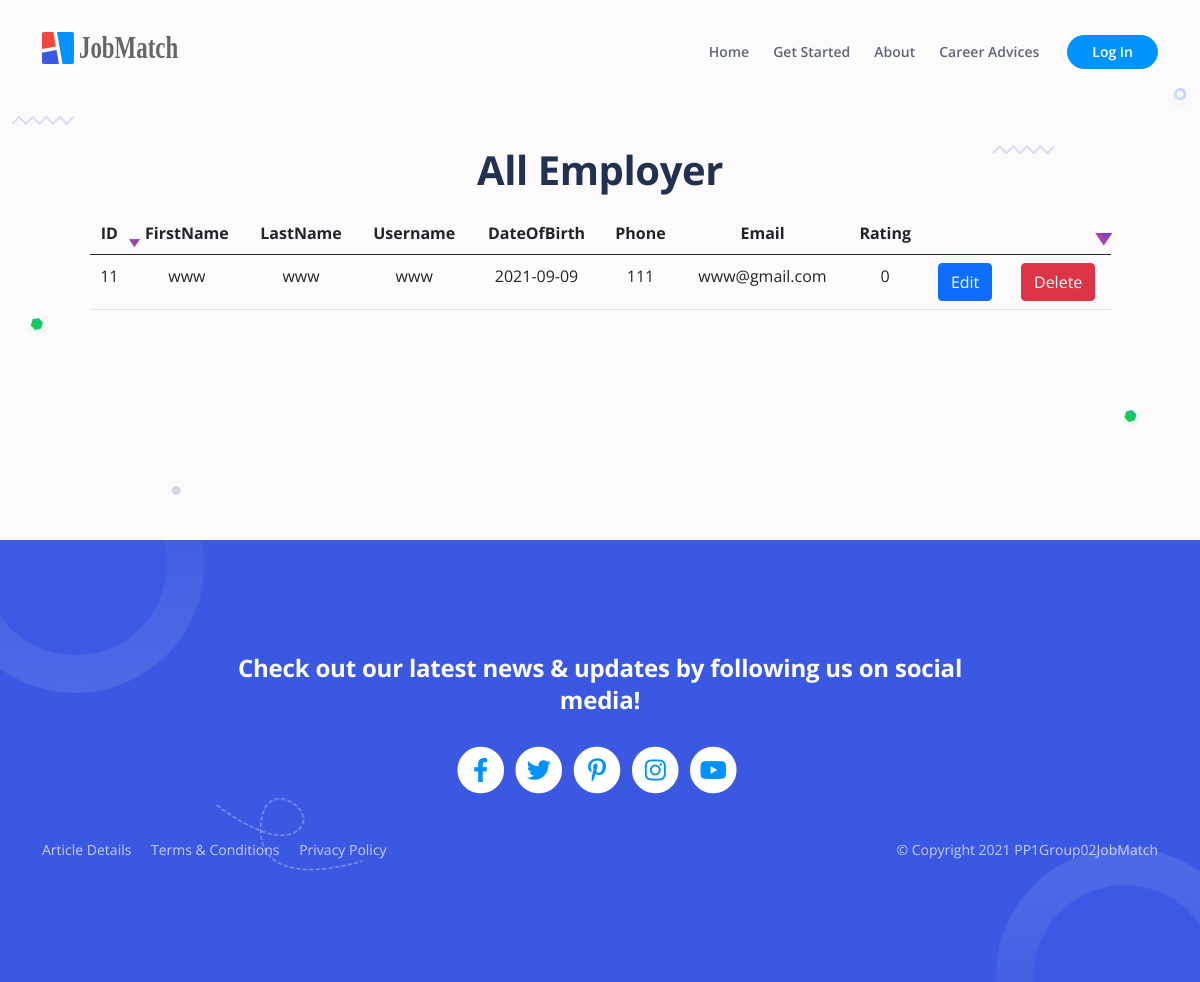
Before: /view/employer_list.php with the older database file.
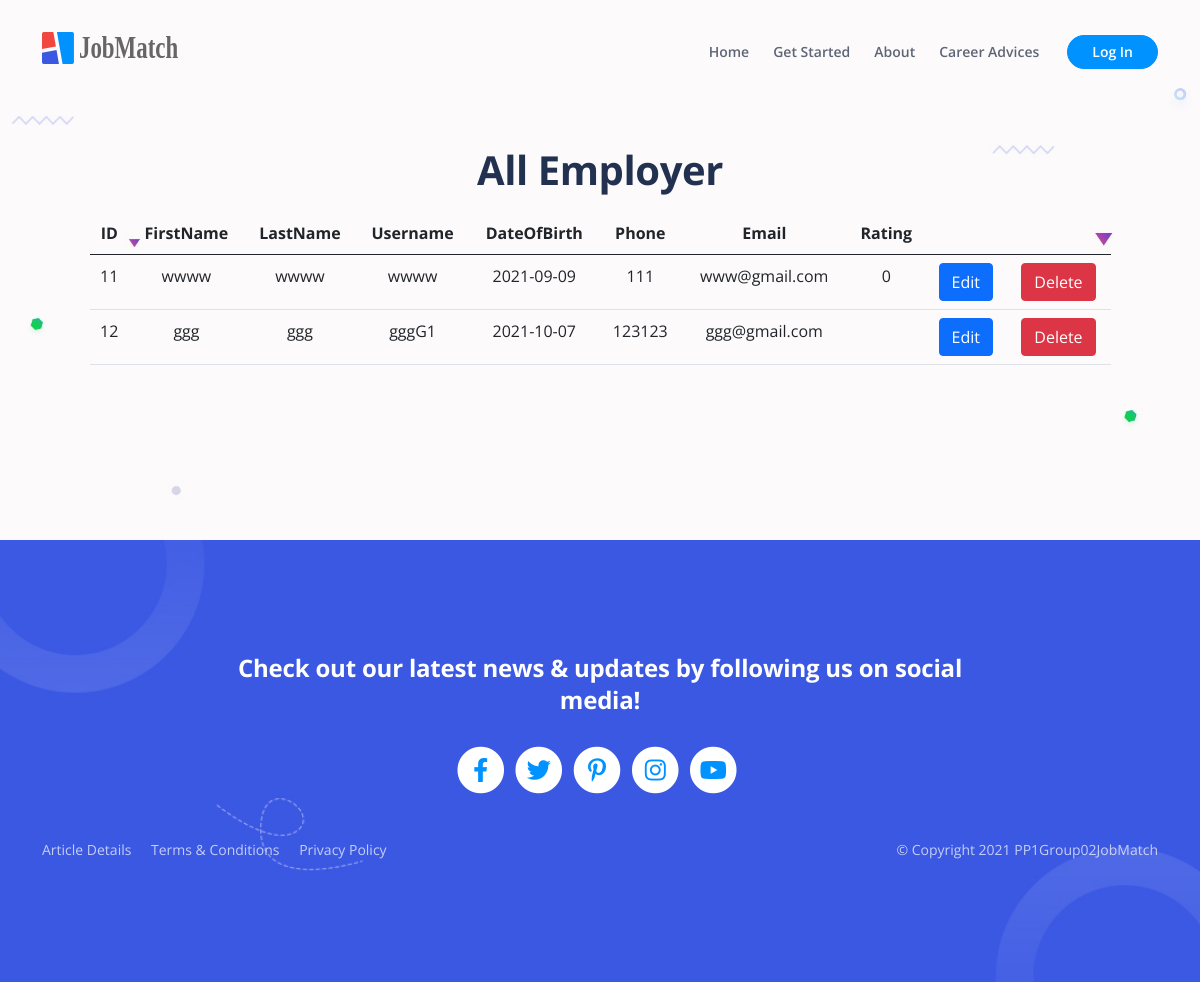
After: the same page with the newer database file.
### tables this page shows
CREATE TABLE `employer` (
  `id` int(11) NOT NULL,
  `firstName` text NOT NULL,
  `lastName` text NOT NULL,
  `username` text NOT NULL,
  `password` text NOT NULL,
  `dateOfBirth` date NOT NULL,
  `phone` text NOT NULL,
  `email` text NOT NULL,
  `position` text NOT NULL,
  `rating` int(11) DEFAULT NULL,
  `image` mediumblob DEFAULT NULL
);

### view/employer_list.php (the view, shortened to what this page needs)
<!DOCTYPE html>
<html lang="en">
<head>
    <?php
        require_once("component/header.php");
    ?>
</head>
<body data-bs-spy="scroll" data-bs-target="#navbarExample" class="text-center">
    <?php
        require_once("component/navbar.php");
    ?>
    <header id="ex-header" class="ex-header">
        <div class="container">
            <div class="row justify-content-md-center">
                <div class="col-xl-11 mb-2">
                    <h1>All Employer</h1>
                </div>
                <div class="col-xl-11 mb-5" style="min-height: 200px;">
                    <?php
                    require_once '../model/db_connection.php';
                    $query = "SELECT * FROM employer ORDER BY id";
                    $result = $db->query($query);
                    $numResults = $result->num_rows;
                    ?>
                    <table class="table">
                        <thead>
                            <tr>
                                <th scope="col">ID</th>
                                <th scope="col">FirstName</th>
                                <th scope="col">LastName</th>
                                <th scope="col">Username</th>
                                <th scope="col">DateOfBirth</th>
                                <th scope="col">Phone</th>
                                <th scope="col">Email</th>
                                <th scope="col">Rating</th>
                                <th scope="col"></th>
                                <th scope="col"></th>
                            </tr>
                        </thead>
                        <tbody>
                            <?php
                            for ($i = 0; $i < $numResults; $i++) {
                                $row = $result->fetch_assoc();
                                $id = $row['id'];
                                $firstName = $row['firstName'];
                                $lastName = $row['lastName'];
                                $username = $row['username'];
                                $dob = $row['dateOfBirth'];
                                $phone = $row['phone'];
                                $email = $row['email'];
                                $rate = $row['rating'];
                                echo "<tr>";
                                echo "<td scope=\"row\">$id</td>";
                                echo "<td scope=\"row\">$firstName</td>";
                                echo "<td scope=\"row\">$lastName</td>";
                                echo "<td scope=\"row\">$username</td>";
                                echo "<td scope=\"row\">$dob</td>";
                                echo "<td scope=\"row\">$phone</td>";
                                echo "<td scope=\"row\">$email</td>";
                                echo "<td scope=\"row\">$rate</td>";
                                createEditButton("id", $id, "Edit", "edit_emp.php");
                                createDeleteButton("username", $username, "Delete");
                                echo "</tr>";
                            }
                            function createEditButton($hiddenName, $hiddenValue, $buttonText, $actionPage){
                                echo "<td>";
                                echo "<form action=$actionPage method=\"GET\">";
                                echo "<button type=\"submit\" class=\"btn btn-primary\">$buttonText</button>";
                                echo "</form>";
                                echo "</td>";
                            }
                            function createDeleteButton($hiddenName, $username, $buttonText){
                                echo "<td>";
                                echo "<form method=\"POST\">";
                                echo "<button name=\"delete\" type=\"submit\" class=\"btn btn-danger\" onclick=\"return confirm('Are you sure you want to delete $username ?')\" >$buttonText</button>";
                                echo "</form>";
                                echo "</td>";
                            }
                            ?>
                        </tbody>
                    </table>
                </div>
            </div>
        </div>
    </header>
    <?php
        require_once("component/footer.php");
    ?>
</body>
</html>

Changed rows visible on the page:
changed employer "www@gmail.com": firstName "www" → "wwww"; lastName "www" → "wwww"; username "www" → "wwww"
added employer: id "12", firstName "ggg", lastName "ggg", username "gggG1", dateOfBirth "2021-10-07", phone "123123", email "ggg@gmail.com"
